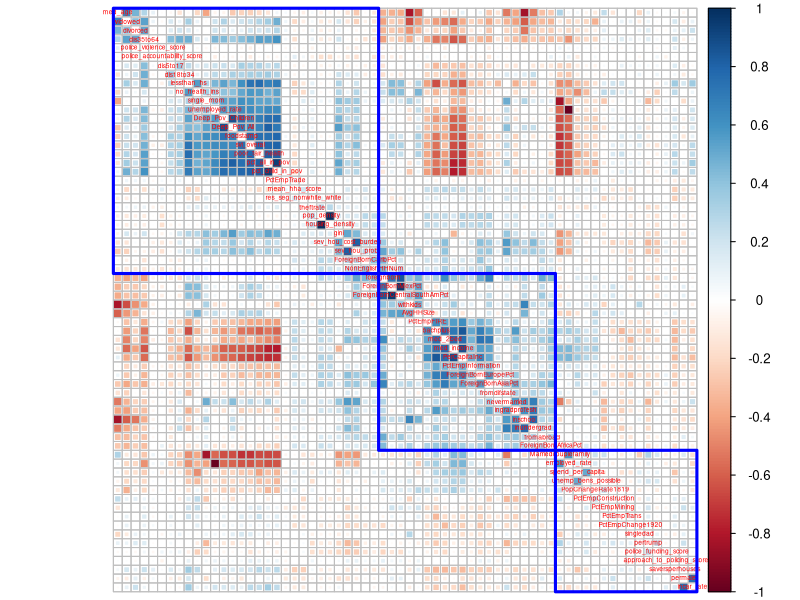
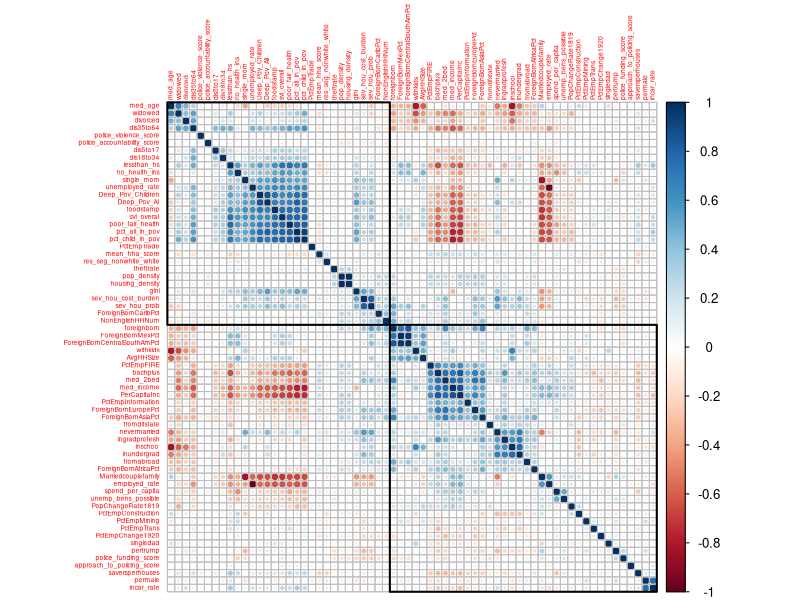
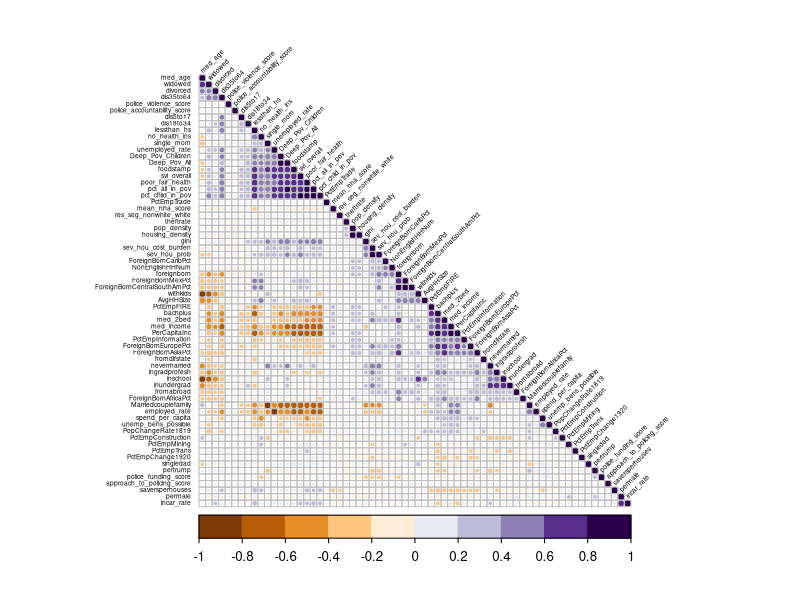

Write R code to recreate these figures, in order.
## ---- chunk 1
library(corrplot)
library(tidyverse)
## ---- chunk 2
theft_train=read_csv("../data/clean/theft_train.csv")

theft_train = theft_train%>% select(-fips, -state, -county)

theft_train[sapply(theft_train, is.infinite)] <- 0
## ---- chunk 3
M = cor(theft_train)
## ---- chunk 4
corrplot(M, method = 'square', diag = FALSE, order = 'hclust',tl.cex = 0.4,
         addrect = 3, rect.col = 'blue', rect.lwd = 3, tl.pos = 'd')
## ---- chunk 5
corrplot(M, method = 'circle', order = 'hclust', addrect = 2, tl.cex = 0.4)
## ---- chunk 6
corrplot(M, type = 'lower', order = 'hclust', tl.col = 'black',
         cl.ratio = 0.2, tl.srt = 45, col = COL2('PuOr', 10), tl.cex = 0.4)
